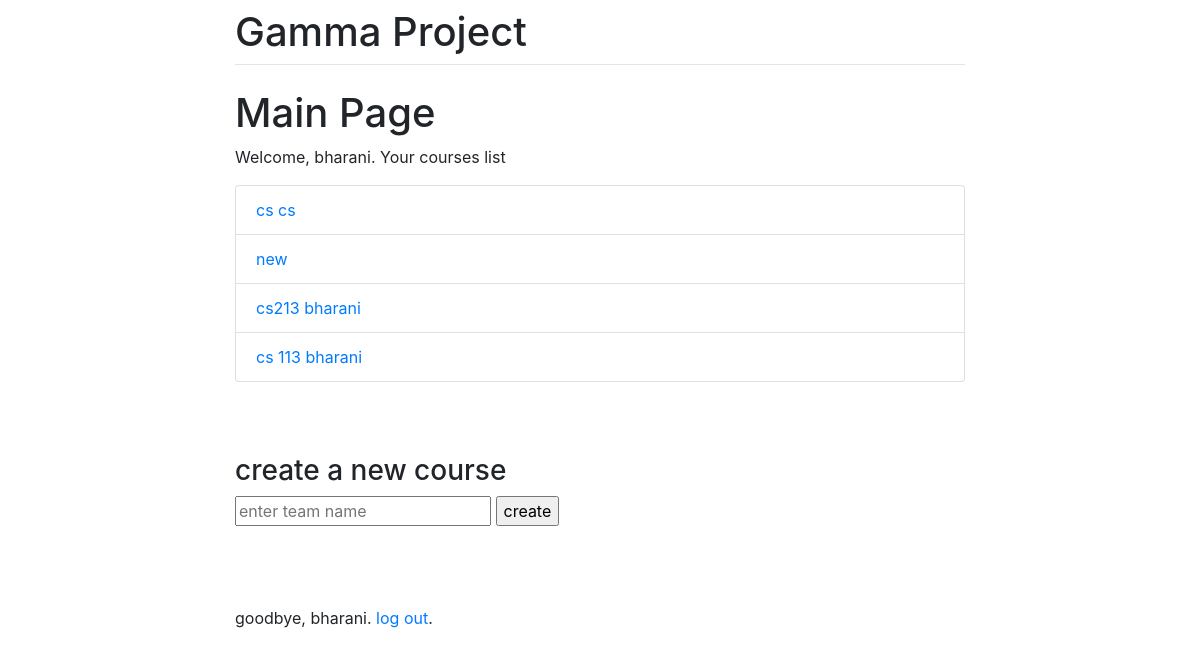
Page /blog/ (signed in) on the committed database.
### bogs/models.py (models this page shows)
class Group(models.Model):
    name = models.CharField(max_length=128,primary_key=True)
    members = models.ManyToManyField(Person, through='Membership')
    messages = models.ManyToManyField(MessageForm,through='Messageship')
    prof = models.CharField(max_length=128)
    grp_name=models.CharField(max_length=128)
    bool = models.IntegerField(default=1)
    def __str__(self):
        return self.name

### bogs/views.py (the view, shortened to what this page needs)
# urls.py: path('', views.home, name='blank'),
def home(request):
    if not request.user.is_authenticated:
        return redirect('/login')
    msg=""
    a=Group.objects.filter(prof=request.user)
    print(a)
    bool=0
    for x in a:
        bool=x.bool
    return render(request,'home.html',{'courses':a,'msg':msg,'bool' : bool})

### Templates/home.html (shortened to what this page needs)
{% extends 'base.html' %}
{% load crispy_forms_tags %}
{% block content %}
<h1>Main Page</h1>
<p>Welcome, {{ user.username }}. Your courses list</p>
<div class="list-group">
{% for athlete in courses %}
    <a href= "{{ athlete }}" class="list-group-item">{{ athlete }}</a>
{% endfor %}
</div>
<br><br><br>
{% if bool %}
<h3>create a new course</h3>
<form method="post" enctype="multipart/form-data">
	<input type="text" placeholder="enter team name" name="group_name">
	<input type="submit" value="create">
</form>
<br>
<br><br>
{% endif %}
<p>goodbye, {{ user.username }}. <a href="/logout"> log out</a>.</p>
{% endblock %}

### rows in the picture
Group: name "cs cs"
Group: name "new"
Group: name "cs213 bharani"
Group: name "cs 113 bharani"

### other values in the picture
{{ user.username }} "bharani"
